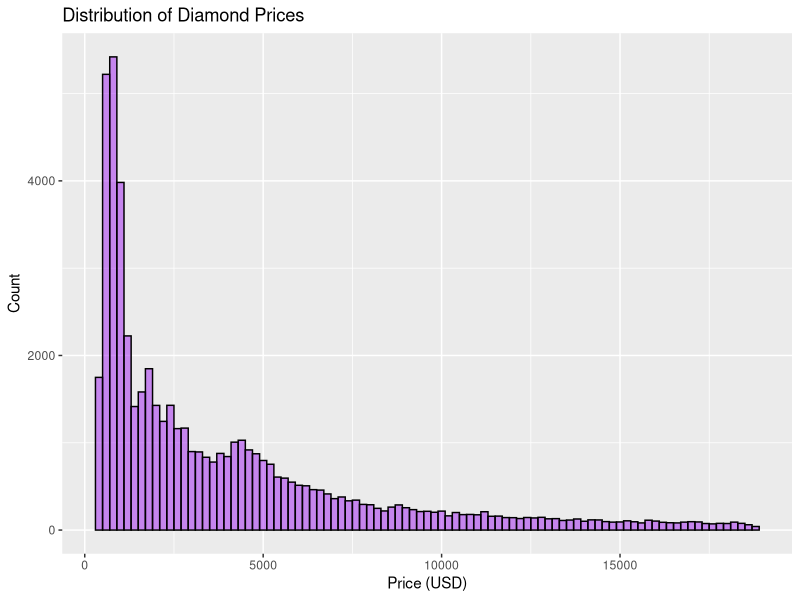
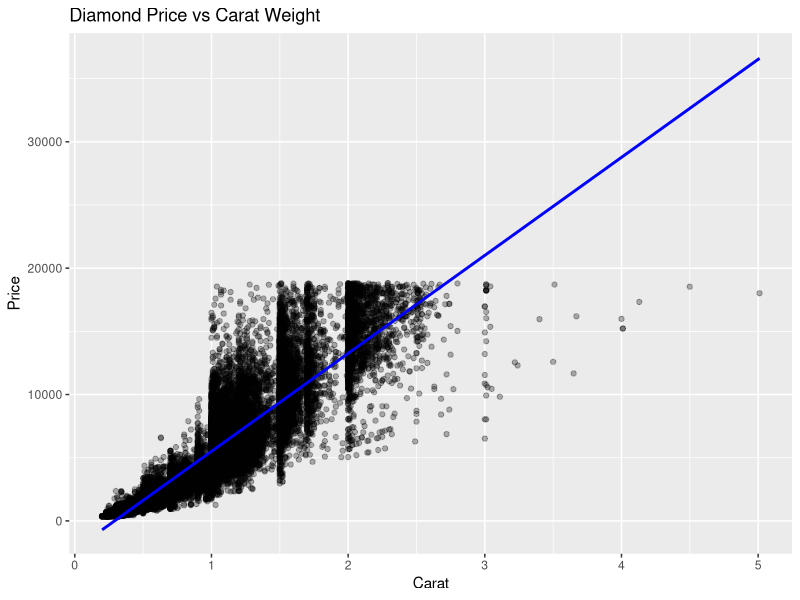

Write R code to recreate these figures, in order.
## ---- chunk 1
library(ggplot2)
data(diamonds)
head(diamonds)
summary(diamonds)
?diamonds
## ---- chunk 2
ggplot(diamonds, aes(x = price)) +
  geom_histogram(binwidth = 200, fill = "purple",color = "black", alpha = 0.5) +
  labs(title = "Distribution of Diamond Prices", x = "Price (USD)", y = "Count")
## ---- chunk 3
cor(diamonds[, c("price", "carat", "depth", "table", "x", "y", "z")])

## ---- chunk 4
ggplot(diamonds, aes(x = carat, y = price)) +
  geom_point(alpha = 0.3) +
  geom_smooth(method = "lm", col = "blue") +
  labs(title = "Diamond Price vs Carat Weight", x = "Carat", y = "Price")

## ---- chunk 5
Price_Carat <- lm(price ~ carat, data=diamonds)
summary (Price_Carat)
summary(Price_Carat)$r.squared
